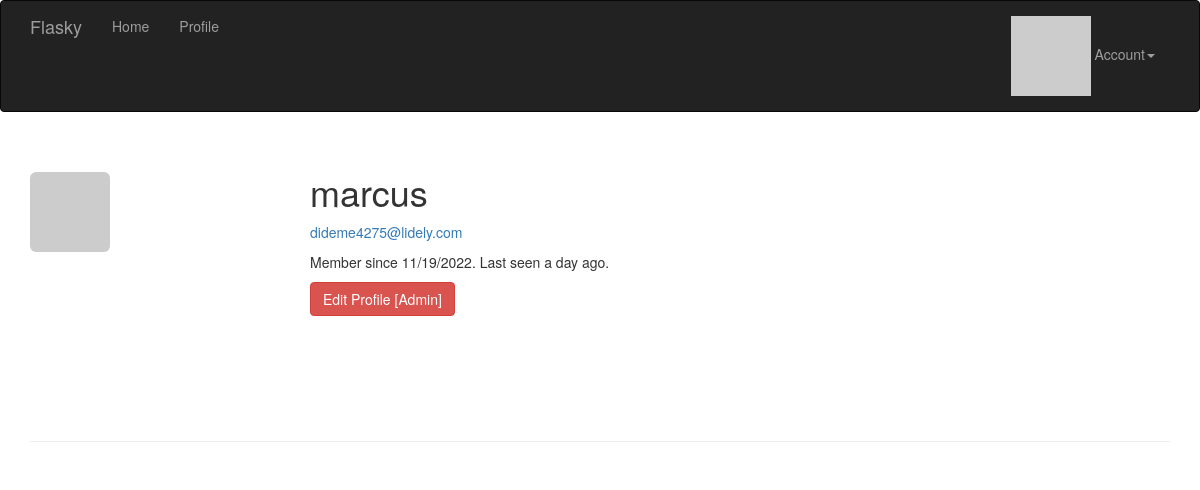
Page /user/marcus (signed in) on the earlier database version.
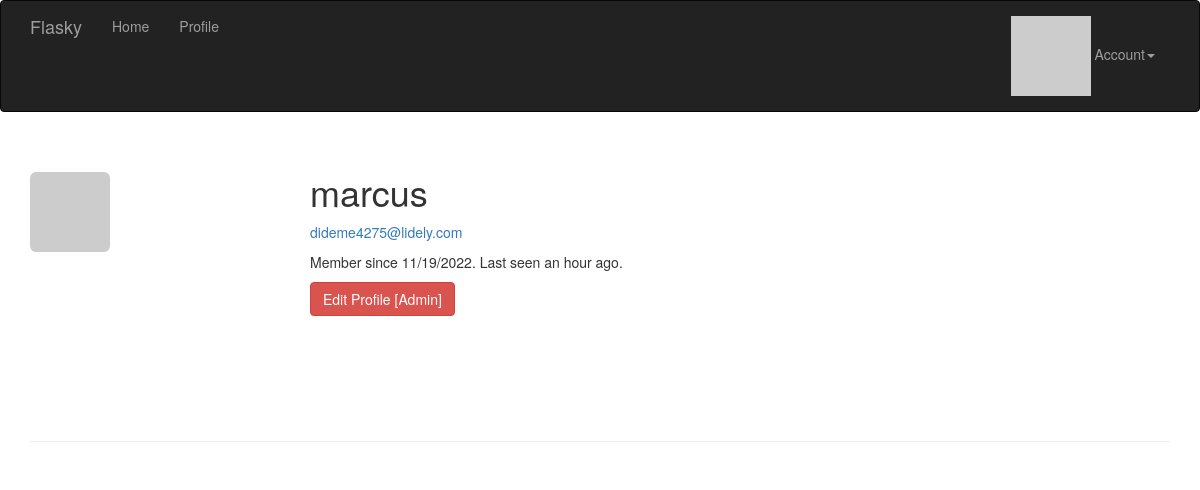
Same page on the later database version.
### app/models.py (models this page shows, shortened)
class User(UserMixin, db.Model):
    __tablename__ = 'users'
    id = db.Column(db.Integer, primary_key=True)
    email = db.Column(db.String(64), unique=True, index=True)
    username = db.Column(db.String(64), unique=True, index=True)
    role_id = db.Column(db.Integer, db.ForeignKey('roles.id'))
    password_hash = db.Column(db.String(128))
    confirmed = db.Column(db.Boolean, default=False)
    name = db.Column(db.String(64))
    location = db.Column(db.String(64))
    about_me = db.Column(db.Text())
    member_since = db.Column(db.DateTime(), default=datetime.utcnow)
    last_seen = db.Column(db.DateTime(), default=datetime.utcnow)
    avatar_hash = db.Column(db.String(32))
    posts = db.relationship('Post', backref='author', lazy='dynamic')
    @property
    def password(self):
        raise AttributeError('password is not a readable attribute')
    def can(self, perm):
        return self.role is not None and self.role.has_permission(perm)
    def is_administrator(self):
        return self.can(Permission.ADMIN)
    def ping(self):
        self.last_seen = datetime.utcnow()
        db.session.add(self)
        db.session.commit()
    def gravatar_hash(self):
        return hashlib.md5(self.email.lower().encode('utf-8')).hexdigest()
    def gravatar(self, size=100, default='identicon', rating='g'):
        url = 'https://secure.gravatar.com/avatar'
        hash = self.avatar_hash or self.gravatar_hash()
        return '{url}/{hash}?s={size}&d={default}&r={rating}'.format(
            url=url, hash=hash, size=size, default=default, rating=rating)

### app/main/views.py (the view)
@main.route('/user/<username>')
def user(username):
    user = User.query.filter_by(username=username).first_or_404()
    return render_template('user.html', user=user)

### app/auth/views.py (called while the page is built)
@auth.before_app_request
def before_request():
    if current_user.is_authenticated:
        current_user.ping()
        if not current_user.confirmed \
                and request.endpoint \
                and request.blueprint != 'auth' \
                and request.endpoint != 'static':
            return redirect(url_for('auth.unconfirmed'))

### app/main/__init__.py (called while the page is built)
@main.app_context_processor
def inject_permissions():
    return dict(Permission=Permission)

### app/models.py (called while the page is built)
@login_manager.user_loader
def load_user(user_id):
    return User.query.get(int(user_id))

    def has_permission(self, perm):
        return self.permissions & perm == perm

### app/templates/user.html (shortened to what this page needs)
{% extends "base.html" %}
{% block page_content %}
<div class="page-header">
    <img class="img-rounded profile-thumbnail" src="{{ user.gravatar(size=256) }}">
    <div class="profile-header">
        <h1>{{ user.username }}</h1>
        {% if current_user.is_administrator() %}
        <p><a href="mailto:{{ user.email }}">{{ user.email }}</a></p>
        {% endif %}
        <p>Member since {{ moment(user.member_since).format('L') }}. Last seen {{ moment(user.last_seen).fromNow() }}.</p>
        <p>
            {% if current_user.is_administrator() %}
            <a class="btn btn-danger" href="{{ url_for('.edit_profile_admin', id=user.id) }}">Edit Profile [Admin]</a>
            {% endif %}
        </p>
    </div>
</div>
{% endblock %}

### app/templates/base.html (shortened to what this page needs)
{% extends "bootstrap/base.html" %}
{% block head %}
{{ super() }}
<link rel="stylesheet" type="text/css" href="{{ url_for('static', filename='styles.css') }}">
{% endblock %}
{% block navbar %}
<div class="navbar navbar-inverse" role="navigation">
    <div class="container">
        <div class="navbar-header">
            <a class="navbar-brand" href="{{ url_for('main.index') }}">Flasky</a>
        </div>
        <div class="navbar-collapse collapse">
            <ul class="nav navbar-nav">
                <li><a href="{{ url_for('main.index') }}">Home</a></li>
                {% if current_user.is_authenticated %}
                <li><a href="{{ url_for('main.user', username=current_user.username) }}">Profile</a> </li>
                {% endif %}
            </ul>
            <ul class="nav navbar-nav navbar-right">
                {% if current_user.is_authenticated %}
                <li class="dropdown">
                    <a href="#" class="dropdown-toggle" data-toggle="dropdown">
                        <img src="{{ current_user.gravatar(size=18) }}">
                        Account<b class="caret"></b>
                    </a>
                </li>
                {% else %}
                <li><a href="{{ url_for('auth.login') }}">Log In</a> </li>
                {% endif %}
            </ul>
        </div>
    </div>
</div>
{% endblock %}
{% block content %}
<div class="container">
    {% block page_content %}{% endblock %}
</div>
{% endblock %}

### app/static/styles.css (style rules this page uses)
.profile-thumbnail { position: absolute; }
.profile-header { min-height: 260px; margin-left: 280px; }

Differences in the rows shown:
changed User "marcus": last_seen "a day ago" → "an hour ago"
